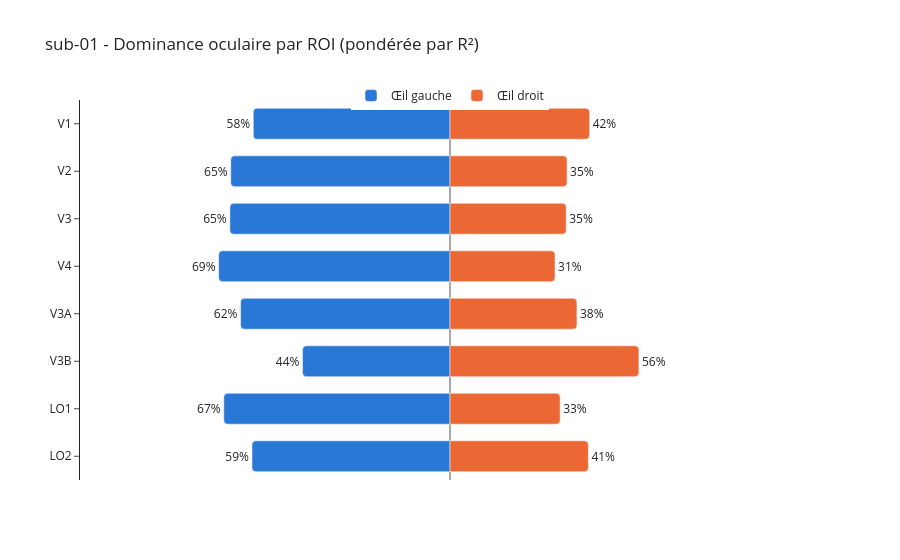
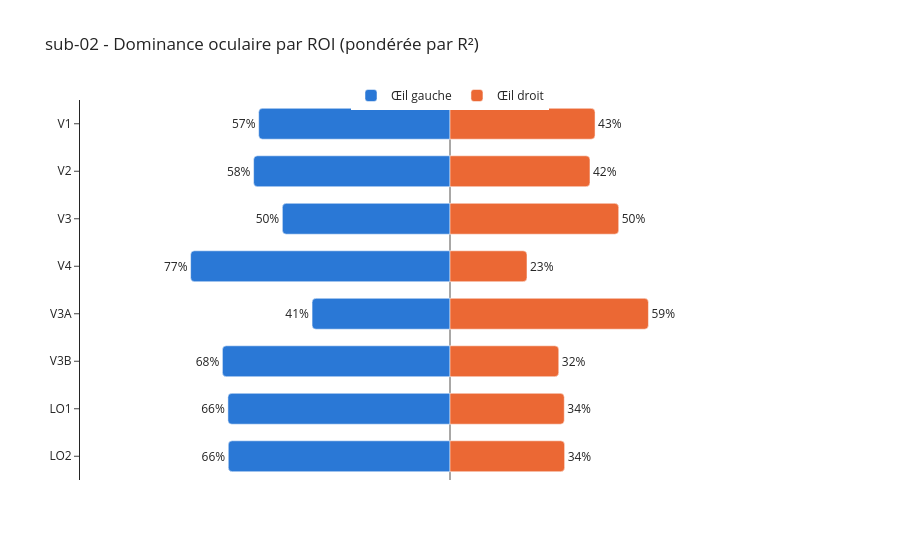
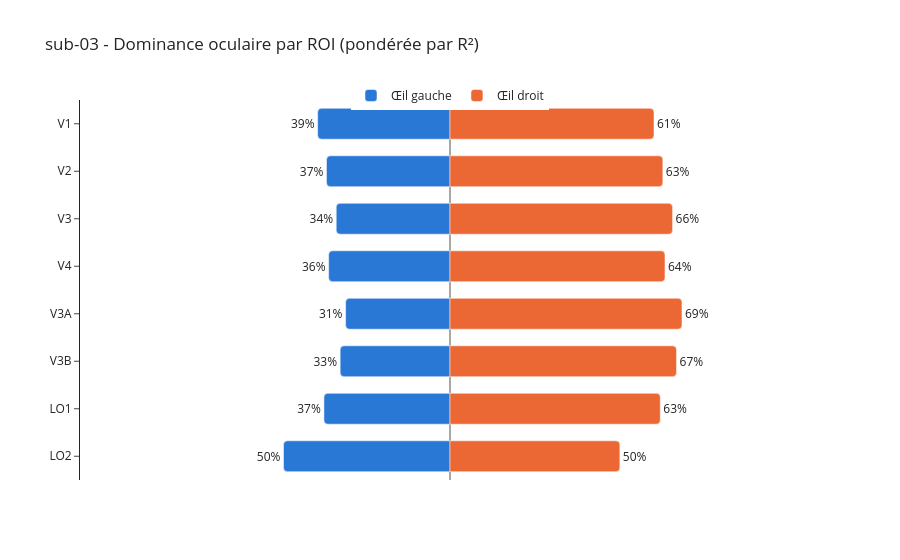
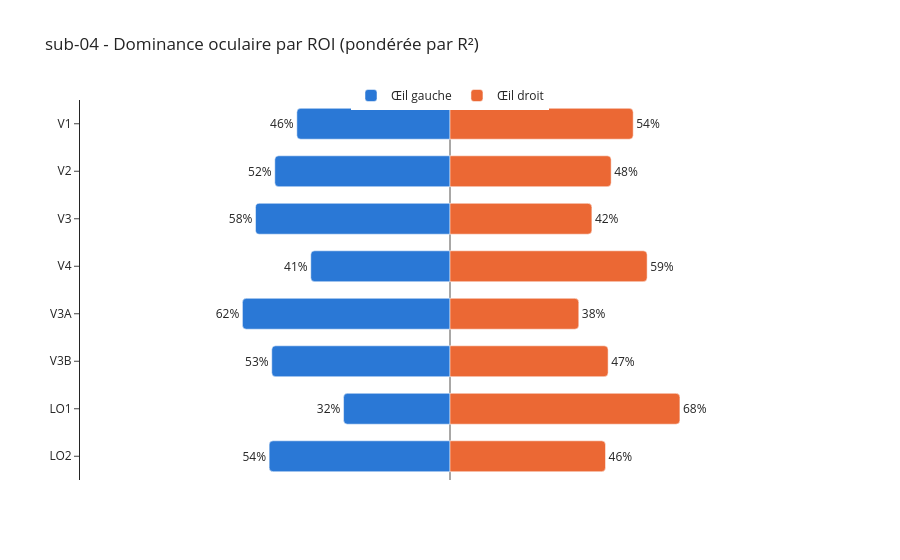

The code cell stored with these charts, in order, in its notebook:
### Markdown cell above
# group plot

### Code cell
import numpy as np
import pandas as pd
import plotly.graph_objects as go


def threshold_mask(deriv_mat, analysis_info):
    """Masque booléen des vertex qui passent tous les seuils."""
    amp = deriv_mat[amplitude_idx, :]
    rsq = deriv_mat[prf_rsq_idx, :]
    size = deriv_mat[prf_size_idx, :]
    ecc = deriv_mat[prf_ecc_idx, :]
    # n = deriv_mat[prf_n_idx, :]

    # if analysis_info['stats_th'] == 0.05:
    #     stats_ok = deriv_mat[corr_pvalue_5pt_idx, :] <= 0.05
    # elif analysis_info['stats_th'] == 0.01:
    #     stats_ok = deriv_mat[corr_pvalue_1pt_idx, :] <= 0.01

    return np.logical_and.reduce((
        amp > 0,
        rsq >= analysis_info['rsqr_th'],
        size >= analysis_info['size_th'][0], size <= analysis_info['size_th'][1],
        ecc >= analysis_info['ecc_th'][0], ecc <= analysis_info['ecc_th'][1],
        # n >= analysis_info['n_th'][0], n <= analysis_info['n_th'][1],
        # stats_ok,
    ))


rois_to_keep = ['V1', 'V2', 'V3', 'V4', 'V3A', 'V3B', 'LO1', 'LO2']

for subject in subjects:
    prf_deriv_dir = '{}/{}/derivatives/pp_data/{}/{}/prf/prf_derivatives'.format(
        main_dir, project_dir, subject, format_)

    # Load data
    fn_tpl = '{}/{}_task-BarsBarsRingsWedges{}_hemi-{}_fmriprep_dct_z-score_concat_prf-gauss_deriv.func.gii'
    LE_deriv_mat = load_surface_pycortex(
        L_fn=fn_tpl.format(prf_deriv_dir, subject, 'LeftEye', 'L'),
        R_fn=fn_tpl.format(prf_deriv_dir, subject, 'LeftEye', 'R'))['data_concat']
    RE_deriv_mat = load_surface_pycortex(
        L_fn=fn_tpl.format(prf_deriv_dir, subject, 'RightEye', 'L'),
        R_fn=fn_tpl.format(prf_deriv_dir, subject, 'RightEye', 'R'))['data_concat']

    LE_prf_amp = LE_deriv_mat[amplitude_idx, :]
    RE_prf_amp = RE_deriv_mat[amplitude_idx, :]
    LE_prf_rsq = LE_deriv_mat[prf_rsq_idx, :]
    RE_prf_rsq = RE_deriv_mat[prf_rsq_idx, :]

    # Threshold : le vertex doit passer dans les deux yeux
    LE_ok = threshold_mask(LE_deriv_mat, analysis_info)
    RE_ok = threshold_mask(RE_deriv_mat, analysis_info)

    # Compute OD + poids (R² moyen des deux yeux)
    with np.errstate(divide='ignore', invalid='ignore'):
        OD = (LE_prf_amp - RE_prf_amp) / (LE_prf_amp + RE_prf_amp)
    weights = (LE_prf_rsq + RE_prf_rsq) / 2

    valid = LE_ok & RE_ok & np.isfinite(OD) & np.isfinite(weights)

    # ROIs
    rois_dict = get_rois(subject=subject,
                         surf_format='fsnative',
                         rois_type='rois-mmp',
                         mask=True,
                         rois=None,
                         hemis=None)
    rois_dict = {roi: rois_dict[roi] for roi in rois_to_keep if roi in rois_dict}

    missing = set(rois_to_keep) - set(rois_dict)
    if missing:
        print(f'{subject} - ROI absentes de rois_dict : {missing}')

    # Pourcentages pondérés par ROI
    rows = []
    for roi, mask in rois_dict.items():
        sel = mask & valid
        od_roi = OD[sel]
        w_roi = weights[sel]
        w_sum = w_roi.sum()

        rows.append({
            'roi': roi,
            'n_vertices': int(sel.sum()),
            'percent_left': 100 * w_roi[od_roi > 0].sum() / w_sum if w_sum > 0 else np.nan,
            'percent_right': 100 * w_roi[od_roi < 0].sum() / w_sum if w_sum > 0 else np.nan,
            'weighted_mean_OD': np.average(od_roi, weights=w_roi) if w_sum > 0 else np.nan,
        })

    od_roi_df = pd.DataFrame(rows).set_index('roi')
    # print(subject)
    # print(od_roi_df.round(2))

    # Plot
    rois = od_roi_df.index.tolist()
    left = od_roi_df['percent_left'].values
    right = od_roi_df['percent_right'].values
    n_vert = od_roi_df['n_vertices'].values

    fig = go.Figure()

    # Œil gauche : valeurs négatives pour partir vers la gauche
    fig.add_trace(go.Bar(
        y=rois, x=-left, orientation='h',
        name='Œil gauche',
        marker=dict(color='#2a78d6'),
        text=[f'{v:.0f}%' for v in left], textposition='outside',
        customdata=np.stack([left, n_vert], axis=-1),
        hovertemplate='%{y}<br>Œil gauche : %{customdata[0]:.1f}%'
                      '<br>n = %{customdata[1]}<extra></extra>',
    ))

    # Œil droit
    fig.add_trace(go.Bar(
        y=rois, x=right, orientation='h',
        name='Œil droit',
        marker=dict(color='#eb6834'),
        text=[f'{v:.0f}%' for v in right], textposition='outside',
        customdata=np.stack([right, n_vert], axis=-1),
        hovertemplate='%{y}<br>Œil droit : %{customdata[0]:.1f}%'
                      '<br>n = %{customdata[1]}<extra></extra>',
    ))

    fig.update_xaxes(
        range=[-110, 110],
        showticklabels=False,
        ticks='',
        showgrid=False,
        showline=False,
        title=None,
        zeroline=True, zerolinecolor='#52514e', zerolinewidth=1,
    )
    fig.update_yaxes(autorange='reversed')  # 1re ROI en haut

    fig.update_layout(
        barmode='relative',
        bargap=0.35,
        barcornerradius=4,  # plotly >= 5.19, sinon retire cette ligne
        template='simple_white',
        height=80 + 45 * len(rois),
        legend=dict(orientation='h', x=0.5, xanchor='center', y=1.05),
        title=f'{subject} - Dominance oculaire par ROI (pondérée par R²)',
    )

    fig.show()
    fig.write_image('/Users/uriel/Desktop/fig_od/{}_fig_OD.pdf'.format(subject))

### Figure 1 — Plotly figure (JSON) as saved in the notebook; plotly's stock layout.template omitted (floating-point values rounded to 4 significant figures)
{"data": [{"customdata": [[58.49, 6745], [65.19, 4767], [65.45, 3493], [68.78, 2441], [62.26, 1256], [43.84, 577], [67.26, 416], [58.86, 433]], "hovertemplate": "%{y}<br>Œil gauche : %{customdata[0]:.1f}%<br>n = %{customdata[1]}<extra></extra>", "marker": {"color": "#2a78d6"}, "name": "Œil gauche", "orientation": "h", "text": ["58%", "65%", "65%", "69%", "62%", "44%", "67%", "59%"], "textposition": "outside", "type": "bar", "x": [-58.49, -65.19, -65.45, -68.78, -62.26, -43.84, -67.26, -58.86], "y": ["V1", "V2", "V3", "V4", "V3A", "V3B", "LO1", "LO2"]}, {"customdata": [[41.51, 6745], [34.81, 4767], [34.55, 3493], [31.22, 2441], [37.74, 1256], [56.16, 577], [32.74, 416], [41.14, 433]], "hovertemplate": "%{y}<br>Œil droit : %{customdata[0]:.1f}%<br>n = %{customdata[1]}<extra></extra>", "marker": {"color": "#eb6834"}, "name": "Œil droit", "orientation": "h", "text": ["42%", "35%", "35%", "31%", "38%", "56%", "33%", "41%"], "textposition": "outside", "type": "bar", "x": [41.51, 34.81, 34.55, 31.22, 37.74, 56.16, 32.74, 41.14], "y": ["V1", "V2", "V3", "V4", "V3A", "V3B", "LO1", "LO2"]}], "layout": {"autosize": true, "barcornerradius": 4, "bargap": 0.35, "barmode": "relative", "legend": {"orientation": "h", "x": 0.5, "xanchor": "center", "y": 1.05}, "title": {"text": "sub-01 - Dominance oculaire par ROI (pondérée par R²)"}, "xaxis": {"range": [-110, 110], "showgrid": false, "showline": false, "showticklabels": false, "ticks": "", "title": {}, "type": "linear", "zeroline": true, "zerolinecolor": "#52514e", "zerolinewidth": 1}, "yaxis": {"autorange": true, "range": [7.5, -0.5], "type": "category"}}}

### Figure 2 — Plotly figure (JSON) as saved in the notebook; plotly's stock layout.template omitted (floating-point values rounded to 4 significant figures)
{"data": [{"customdata": [[56.88, 5191], [58.39, 5060], [49.84, 3648], [77.11, 2505], [41.01, 1175], [67.67, 387], [66.03, 360], [65.92, 263]], "hovertemplate": "%{y}<br>Œil gauche : %{customdata[0]:.1f}%<br>n = %{customdata[1]}<extra></extra>", "marker": {"color": "#2a78d6"}, "name": "Œil gauche", "orientation": "h", "text": ["57%", "58%", "50%", "77%", "41%", "68%", "66%", "66%"], "textposition": "outside", "type": "bar", "x": [-56.88, -58.39, -49.84, -77.11, -41.01, -67.67, -66.03, -65.92], "y": ["V1", "V2", "V3", "V4", "V3A", "V3B", "LO1", "LO2"]}, {"customdata": [[43.12, 5191], [41.61, 5060], [50.16, 3648], [22.89, 2505], [58.99, 1175], [32.33, 387], [33.97, 360], [34.08, 263]], "hovertemplate": "%{y}<br>Œil droit : %{customdata[0]:.1f}%<br>n = %{customdata[1]}<extra></extra>", "marker": {"color": "#eb6834"}, "name": "Œil droit", "orientation": "h", "text": ["43%", "42%", "50%", "23%", "59%", "32%", "34%", "34%"], "textposition": "outside", "type": "bar", "x": [43.12, 41.61, 50.16, 22.89, 58.99, 32.33, 33.97, 34.08], "y": ["V1", "V2", "V3", "V4", "V3A", "V3B", "LO1", "LO2"]}], "layout": {"autosize": true, "barcornerradius": 4, "bargap": 0.35, "barmode": "relative", "legend": {"orientation": "h", "x": 0.5, "xanchor": "center", "y": 1.05}, "title": {"text": "sub-02 - Dominance oculaire par ROI (pondérée par R²)"}, "xaxis": {"range": [-110, 110], "showgrid": false, "showline": false, "showticklabels": false, "ticks": "", "title": {}, "type": "linear", "zeroline": true, "zerolinecolor": "#52514e", "zerolinewidth": 1}, "yaxis": {"autorange": true, "range": [7.5, -0.5], "type": "category"}}}

### Figure 3 — Plotly figure (JSON) as saved in the notebook; plotly's stock layout.template omitted (floating-point values rounded to 4 significant figures)
{"data": [{"customdata": [[39.35, 4093], [36.72, 3019], [33.82, 2836], [36.08, 2262], [31.03, 1157], [32.65, 486], [37.48, 439], [49.5, 461]], "hovertemplate": "%{y}<br>Œil gauche : %{customdata[0]:.1f}%<br>n = %{customdata[1]}<extra></extra>", "marker": {"color": "#2a78d6"}, "name": "Œil gauche", "orientation": "h", "text": ["39%", "37%", "34%", "36%", "31%", "33%", "37%", "50%"], "textposition": "outside", "type": "bar", "x": [-39.35, -36.72, -33.82, -36.08, -31.03, -32.65, -37.48, -49.5], "y": ["V1", "V2", "V3", "V4", "V3A", "V3B", "LO1", "LO2"]}, {"customdata": [[60.65, 4093], [63.28, 3019], [66.18, 2836], [63.92, 2262], [68.97, 1157], [67.35, 486], [62.52, 439], [50.5, 461]], "hovertemplate": "%{y}<br>Œil droit : %{customdata[0]:.1f}%<br>n = %{customdata[1]}<extra></extra>", "marker": {"color": "#eb6834"}, "name": "Œil droit", "orientation": "h", "text": ["61%", "63%", "66%", "64%", "69%", "67%", "63%", "50%"], "textposition": "outside", "type": "bar", "x": [60.65, 63.28, 66.18, 63.92, 68.97, 67.35, 62.52, 50.5], "y": ["V1", "V2", "V3", "V4", "V3A", "V3B", "LO1", "LO2"]}], "layout": {"autosize": true, "barcornerradius": 4, "bargap": 0.35, "barmode": "relative", "legend": {"orientation": "h", "x": 0.5, "xanchor": "center", "y": 1.05}, "title": {"text": "sub-03 - Dominance oculaire par ROI (pondérée par R²)"}, "xaxis": {"range": [-110, 110], "showgrid": false, "showline": false, "showticklabels": false, "ticks": "", "title": {}, "type": "linear", "zeroline": true, "zerolinecolor": "#52514e", "zerolinewidth": 1}, "yaxis": {"autorange": true, "range": [7.5, -0.5], "type": "category"}}}

### Figure 4 — Plotly figure (JSON) as saved in the notebook; plotly's stock layout.template omitted (floating-point values rounded to 4 significant figures)
{"data": [{"customdata": [[45.54, 3629], [52.09, 2829], [57.82, 1748], [41.39, 1070], [61.71, 889], [52.99, 271], [31.65, 134], [53.77, 161]], "hovertemplate": "%{y}<br>Œil gauche : %{customdata[0]:.1f}%<br>n = %{customdata[1]}<extra></extra>", "marker": {"color": "#2a78d6"}, "name": "Œil gauche", "orientation": "h", "text": ["46%", "52%", "58%", "41%", "62%", "53%", "32%", "54%"], "textposition": "outside", "type": "bar", "x": [-45.54, -52.09, -57.82, -41.39, -61.71, -52.99, -31.65, -53.77], "y": ["V1", "V2", "V3", "V4", "V3A", "V3B", "LO1", "LO2"]}, {"customdata": [[54.46, 3629], [47.91, 2829], [42.18, 1748], [58.61, 1070], [38.29, 889], [47.01, 271], [68.35, 134], [46.23, 161]], "hovertemplate": "%{y}<br>Œil droit : %{customdata[0]:.1f}%<br>n = %{customdata[1]}<extra></extra>", "marker": {"color": "#eb6834"}, "name": "Œil droit", "orientation": "h", "text": ["54%", "48%", "42%", "59%", "38%", "47%", "68%", "46%"], "textposition": "outside", "type": "bar", "x": [54.46, 47.91, 42.18, 58.61, 38.29, 47.01, 68.35, 46.23], "y": ["V1", "V2", "V3", "V4", "V3A", "V3B", "LO1", "LO2"]}], "layout": {"autosize": true, "barcornerradius": 4, "bargap": 0.35, "barmode": "relative", "legend": {"orientation": "h", "x": 0.5, "xanchor": "center", "y": 1.05}, "title": {"text": "sub-04 - Dominance oculaire par ROI (pondérée par R²)"}, "xaxis": {"range": [-110, 110], "showgrid": false, "showline": false, "showticklabels": false, "ticks": "", "title": {}, "type": "linear", "zeroline": true, "zerolinecolor": "#52514e", "zerolinewidth": 1}, "yaxis": {"autorange": true, "range": [7.5, -0.5], "type": "category"}}}
